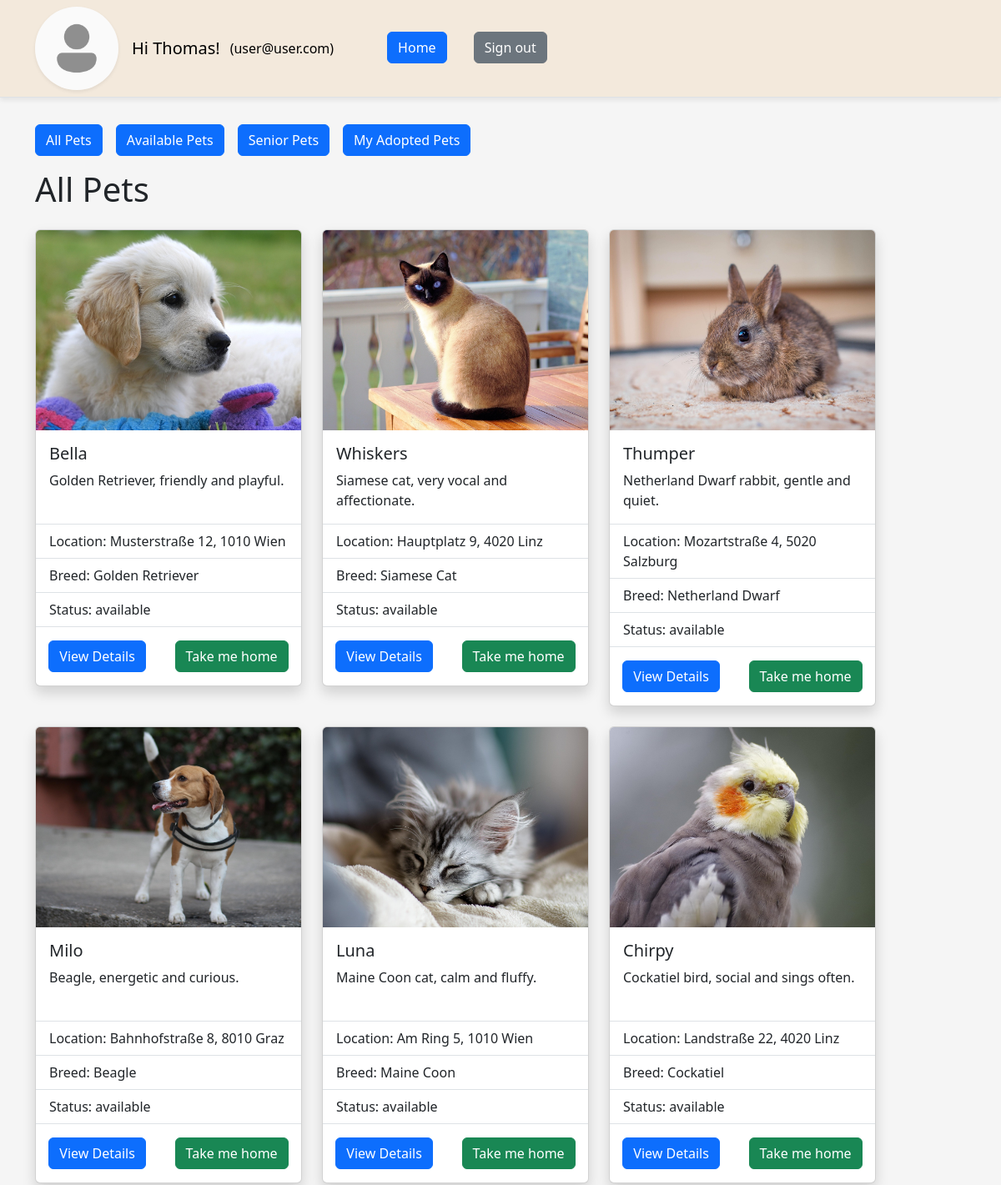
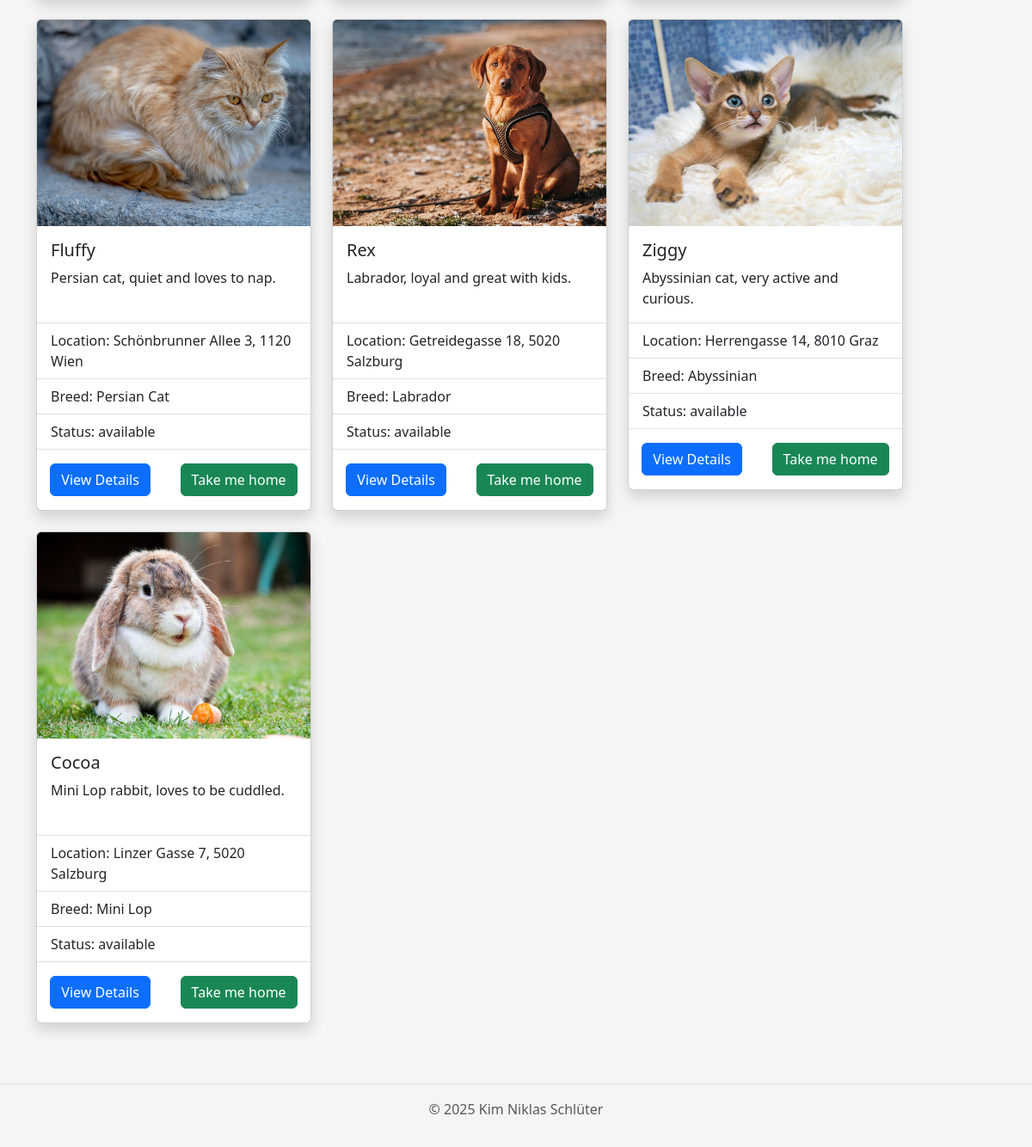
The page /website/home.php (signed in) on the database its author committed (2 pictures, top to bottom).
### tables this page shows
CREATE TABLE `user` (
  `id` int(11) NOT NULL,
  `email` varchar(200) NOT NULL,
  `password` varchar(255) NOT NULL,
  `first_name` varchar(100) NOT NULL,
  `last_name` varchar(100) NOT NULL,
  `phone` varchar(50) NOT NULL,
  `address` varchar(100) NOT NULL,
  `picture` varchar(255) NOT NULL,
  `authority` enum('user','admin') NOT NULL
);

CREATE TABLE `animal` (
  `id` int(11) NOT NULL,
  `name` varchar(100) NOT NULL,
  `picture` varchar(255) DEFAULT NULL,
  `location` varchar(100) NOT NULL,
  `description` text DEFAULT NULL,
  `size` enum('small','default','big') NOT NULL DEFAULT 'default',
  `age` int(11) DEFAULT NULL,
  `vaccinated` tinyint(1) NOT NULL,
  `status` enum('available','adopted') NOT NULL DEFAULT 'available',
  `breed_id` int(11) NOT NULL
);

CREATE TABLE `breed` (
  `id` int(11) NOT NULL,
  `name` varchar(100) NOT NULL
);

### website/components/animals.php (called while the page is built, shortened)
<?php
require_once __DIR__ . '/db_connect.php';
require_once __DIR__ . '/util.php';
$conn = db_connect();
function create_response($status, $message, $data = [])
{
  $response = [
    "status" => $status,
    "message" => $message,
    "data" => $data
  ];
  return $response;
}
function fetch_animals_internal($sql)
{
  global $conn;
  $result = mysqli_query($conn, $sql);
  $rows = mysqli_fetch_all($result, MYSQLI_ASSOC);
  return create_response("200", "Successfully fetched animals.", $rows);
}
function get_all_animals()
{
  return fetch_animals_internal("SELECT * FROM `animal`");
}
function get_breed_by_id($breed_id)
{
  global $conn;
  $sql = "SELECT * FROM `breed` WHERE id=$breed_id";
  $result = mysqli_query($conn, $sql);
  $row = mysqli_fetch_assoc($result);
  return $row;
}
function get_animal_picture_url($animalData)
{
  return $animalData['picture'] ? PICTURE_FOLDER_NAME . '/' . $animalData['picture'] : ANIMAL_DEFAULT_PICTURE_URL;
}

### website/components/util.php (called while the page is built, shortened)
<?php
function get_my_user_id_from_session()
{
  if (isset($_SESSION["user"])) {
    return $_SESSION["user"];
  } else if (isset($_SESSION["admin"])) {
    return $_SESSION["admin"];
  } else {
    return null;
  }
}
function get_user_data($conn, $userId)
{
  $sql = "SELECT * FROM `user` WHERE `id`='$userId'";
  $result = mysqli_query($conn, $sql);
  if ($result) {
    $row = mysqli_fetch_assoc($result);
    $defaultImgUrl = './' . PICTURE_FOLDER_NAME . '/user.png';
    if (empty($row['picture'])) {
      $row['profile_img_url'] = $defaultImgUrl;
    } else {
      $pictureUrl = './' . PICTURE_FOLDER_NAME . '/' . $row['picture'];
      if (!file_exists($pictureUrl)) {
        $row['profile_img_url'] = $defaultImgUrl;
      } else {
        $row['profile_img_url'] = $pictureUrl;
      }
    }
  }
  return $row;
}

### website/components/card_layout.php (the view, shortened to what this page needs)
<?php
function create_card_layout_for_animals($response)
{
  $rows = $response['data'];
  $layout = "<div class='row row-cols-1 row-cols-md-2 row-cols-lg-3 row-cols-xl-3 row-cols-xxl-4
                         justify-content-center justify-content-md-start'>";
  foreach ($rows as $animal) {
    $animalPictureUrl = get_animal_picture_url($animal);
    $breedData = get_breed_by_id($animal['breed_id']);
    $layout .= "
    <div style='width: fit-content;'>
      <div class='card shadow mb-4 d-flex flex-column justify-content-between align-items-center' style='max-width: 20rem;'>";
    $layout .= "<div>
                  <div class='animal-picture-container'>
                    <img src='$animalPictureUrl' class='card-img-top animal-image' alt=''>
                  </div>
                  <div class='card-body'>
                    <h5 class='card-title'>{$animal['name']}</h5>
                    <p class='card-text' style='min-height: 48px'>{$animal['description']}</p>
                  </div>
                </div>";
    $layout .= "<div style='width: 100%'>";
    $layout .= "<ul class='list-group list-group-flush'>
                  <li class='list-group-item' style='padding: 0'></li>
                    <li class='list-group-item'>Location: {$animal['location']}</li>
                    <li class='list-group-item'>Breed: {$breedData['name']}</li>
                    <li class='list-group-item'>Status: {$animal['status']}</li>
                  <li class='list-group-item'></li>
                </ul>";
    if (isset($_SESSION['user'])) {
      $layout .= "<div class='d-flex flex-row gap-1 justify-content-around mb-3' style='width:100%'>
                    <a href='./animal_details.php?id={$animal['id']}' class='btn btn-primary'>View Details</a>";
      $layout .= "<form method='POST'>
                      <input type='hidden' name='animal_id_to_adopt' value='{$animal['id']}' />
                      <input" . (($animal['status'] != 'available') ? " disabled" : "") . " type='submit' name='adopt_animal' class='btn btn-success' value='Take me home' />
                  </form>";
      $layout .= "</div>";
    } else if (isset($_SESSION['admin'])) {
      $layout .= "<div class='d-flex flex-row gap-2 justify-content-center mb-3'>
                    <a href='./animal_details.php?id={$animal['id']}' class='btn btn-primary'>View Details</a>
                    <a href='./animal_update.php?id={$animal['id']}' class='btn btn-success'>Update</a>
                    <a href='./animal_delete.php?id={$animal['id']}' class='btn btn-danger'>Delete</a>
                  </div>";
    }
    $layout .= "</div>";
    $layout .=  "</div></div>";
  }
  $layout .= "</div>";
  return $layout;
}

### website/components/navbar.php (shortened to what this page needs)
<?php
$homeUrl = isset($_SESSION['admin']) ? "dashboard.php" : "home.php";
$homeName = isset($_SESSION['admin']) ? "Dashboard" : "Home";
?>
<header class='p-0 mb-3 border-bottom title-row'>
  <nav class="navbar navbar-expand-lg" style="min-height: 3.5rem">
    <div class="container">
      <?php if (isset($_SESSION['user']) || isset($_SESSION['admin'])) { ?>
        <a href='<?= $homeUrl ?>' class='d-block me-3'>
          <img src='<?= $myUserData['profile_img_url'] ?? '' ?>' alt='profile image' width='100' height='100' class='rounded-circle shadow-sm' style='object-fit:cover;'>
        </a>
        <a class="navbar-brand me-1" href="<?= $homeUrl ?>">Hi <?= $myUserData['first_name'] ?? '' ?>!</a>
      <?php } ?>
      <div class="collapse navbar-collapse" id="navbarNav">
        <ul class="navbar-nav gap-2">
          <?php if (isset($_SESSION['user']) || isset($_SESSION['admin'])) { ?>
            <li class="nav-item me-5">
              <a class="nav-link link-body-emphasis" href="#"><?= '(' . $myUserData['email'] . ')' ?></a>
            </li>
            <li class="nav-item me-4">
              <a class="btn btn-primary" href="<?= $homeUrl ?>"><?= $homeName ?></a>
            </li>
            <li class="nav-item">
              <a class="btn btn-secondary" href="logout.php">Sign out</a>
            </li>
          <?php } ?>
        </ul>
      </div>
    </div>
  </nav>
</header>

### website/styles/style.css (style rules this page uses)
body { background-color: whitesmoke; display: flex; flex-flow: column nowrap; justify-content: flex-start; min-height: 100vh; }

### website/styles/card_layout.css (style rules this page uses)
.animal-picture-container { width: 100%; height: 15rem; margin: 0 !important; overflow: hidden; }
.animal-image { width: 100%; height: 100%; object-fit: cover; }

### rows shown on the page
user: first_name "Thomas", email "user@user.com"
animal: picture (picture), name "Bella", description "Golden Retriever, friendly and playful.", location "Musterstraße 12, 1010 Wien", breed.name "Golden Retriever", status "available", adopt_animal "Take me home"
animal: picture (picture), name "Whiskers", description "Siamese cat, very vocal and affectionate.", location "Hauptplatz 9, 4020 Linz", breed.name "Siamese Cat", status "available", adopt_animal "Take me home"
animal: picture (picture), name "Thumper", description "Netherland Dwarf rabbit, gentle and quiet.", location "Mozartstraße 4, 5020 Salzburg", breed.name "Netherland Dwarf", status "available", adopt_animal "Take me home"
animal: picture (picture), name "Milo", description "Beagle, energetic and curious.", location "Bahnhofstraße 8, 8010 Graz", breed.name "Beagle", status "available", adopt_animal "Take me home"
animal: picture (picture), name "Luna", description "Maine Coon cat, calm and fluffy.", location "Am Ring 5, 1010 Wien", breed.name "Maine Coon", status "available", adopt_animal "Take me home"
animal: picture (picture), name "Chirpy", description "Cockatiel bird, social and sings often.", location "Landstraße 22, 4020 Linz", breed.name "Cockatiel", status "available", adopt_animal "Take me home"
animal: picture (picture), name "Fluffy", description "Persian cat, quiet and loves to nap.", location "Schönbrunner Allee 3, 1120 Wien", breed.name "Persian Cat", status "available", adopt_animal "Take me home"
animal: picture (picture), name "Rex", description "Labrador, loyal and great with kids.", location "Getreidegasse 18, 5020 Salzburg", breed.name "Labrador", status "available", adopt_animal "Take me home"
animal: picture (picture), name "Ziggy", description "Abyssinian cat, very active and curious.", location "Herrengasse 14, 8010 Graz", breed.name "Abyssinian", status "available", adopt_animal "Take me home"
animal: picture (picture), name "Cocoa", description "Mini Lop rabbit, loves to be cuddled.", location "Linzer Gasse 7, 5020 Salzburg", breed.name "Mini Lop", status "available", adopt_animal "Take me home"

### other values the page prints
$homeName "Home"
$pageTitle "All Pets"
